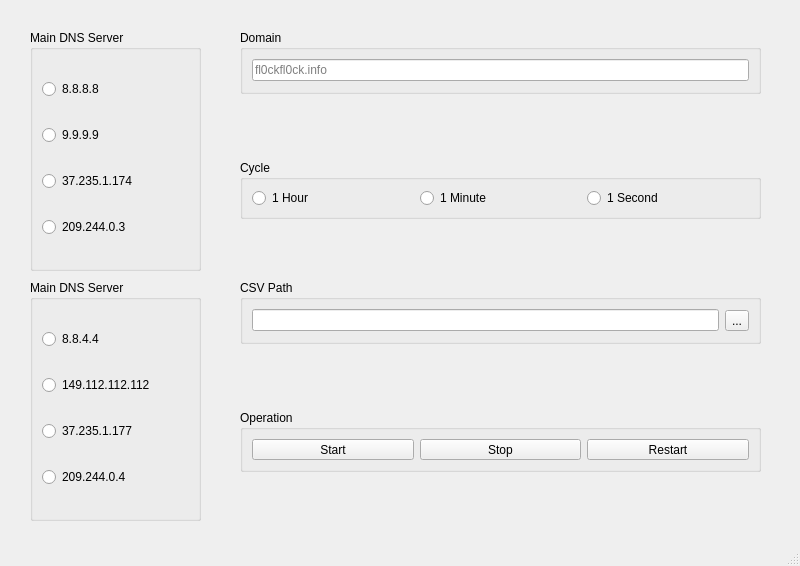
<?xml version="1.0" encoding="UTF-8"?>
<ui version="4.0">
 <class>MainWindow</class>
 <widget class="QMainWindow" name="MainWindow">
  <property name="geometry">
   <rect>
    <x>0</x>
    <y>0</y>
    <width>800</width>
    <height>566</height>
   </rect>
  </property>
  <property name="windowTitle">
   <string>MainWindow</string>
  </property>
  <widget class="QWidget" name="centralwidget">
   <widget class="QGroupBox" name="grpMainDNS">
    <property name="geometry">
     <rect>
      <x>30</x>
      <y>30</y>
      <width>171</width>
      <height>241</height>
     </rect>
    </property>
    <property name="title">
     <string>Main DNS Server</string>
    </property>
    <layout class="QVBoxLayout" name="verticalLayout">
     <item>
      <widget class="QRadioButton" name="dnsGoogleMain">
       <property name="text">
        <string>8.8.8.8</string>
       </property>
      </widget>
     </item>
     <item>
      <widget class="QRadioButton" name="dnsQuadMain">
       <property name="text">
        <string>9.9.9.9</string>
       </property>
      </widget>
     </item>
     <item>
      <widget class="QRadioButton" name="dnsFreeMain">
       <property name="text">
        <string>37.235.1.174</string>
       </property>
      </widget>
     </item>
     <item>
      <widget class="QRadioButton" name="dnsLevelMain">
       <property name="text">
        <string>209.244.0.3</string>
       </property>
      </widget>
     </item>
    </layout>
   </widget>
   <widget class="QGroupBox" name="grpSubDNS">
    <property name="geometry">
     <rect>
      <x>30</x>
      <y>280</y>
      <width>171</width>
      <height>241</height>
     </rect>
    </property>
    <property name="title">
     <string>Main DNS Server</string>
    </property>
    <layout class="QVBoxLayout" name="verticalLayout_2">
     <item>
      <widget class="QRadioButton" name="dnsGoogleSub">
       <property name="text">
        <string>8.8.4.4</string>
       </property>
      </widget>
     </item>
     <item>
      <widget class="QRadioButton" name="dnsQuadSub">
       <property name="text">
        <string>149.112.112.112</string>
       </property>
      </widget>
     </item>
     <item>
      <widget class="QRadioButton" name="dnsFreeSub">
       <property name="text">
        <string>37.235.1.177</string>
       </property>
      </widget>
     </item>
     <item>
      <widget class="QRadioButton" name="dnsLevelSub">
       <property name="text">
        <string>209.244.0.4</string>
       </property>
      </widget>
     </item>
    </layout>
   </widget>
   <widget class="QGroupBox" name="grpDomain">
    <property name="geometry">
     <rect>
      <x>240</x>
      <y>30</y>
      <width>521</width>
      <height>64</height>
     </rect>
    </property>
    <property name="title">
     <string>Domain</string>
    </property>
    <layout class="QVBoxLayout" name="verticalLayout_3">
     <item>
      <widget class="QLineEdit" name="lineDomain">
       <property name="placeholderText">
        <string>fl0ckfl0ck.info</string>
       </property>
      </widget>
     </item>
    </layout>
   </widget>
   <widget class="QGroupBox" name="grpCycle">
    <property name="geometry">
     <rect>
      <x>240</x>
      <y>160</y>
      <width>521</width>
      <height>59</height>
     </rect>
    </property>
    <property name="title">
     <string>Cycle</string>
    </property>
    <layout class="QHBoxLayout" name="horizontalLayout">
     <item>
      <widget class="QRadioButton" name="cycleHour">
       <property name="text">
        <string>1 Hour</string>
       </property>
      </widget>
     </item>
     <item>
      <widget class="QRadioButton" name="cycleMinute">
       <property name="text">
        <string>1 Minute</string>
       </property>
      </widget>
     </item>
     <item>
      <widget class="QRadioButton" name="cycleSecond">
       <property name="text">
        <string>1 Second</string>
       </property>
      </widget>
     </item>
    </layout>
   </widget>
   <widget class="QGroupBox" name="grpCSV">
    <property name="geometry">
     <rect>
      <x>240</x>
      <y>280</y>
      <width>521</width>
      <height>64</height>
     </rect>
    </property>
    <property name="title">
     <string>CSV Path</string>
    </property>
    <layout class="QHBoxLayout" name="horizontalLayout_2">
     <item>
      <widget class="QLineEdit" name="lineCSV"/>
     </item>
     <item>
      <widget class="QToolButton" name="btnCSV">
       <property name="text">
        <string>...</string>
       </property>
      </widget>
     </item>
    </layout>
   </widget>
   <widget class="QGroupBox" name="grpOperation">
    <property name="geometry">
     <rect>
      <x>240</x>
      <y>410</y>
      <width>521</width>
      <height>62</height>
     </rect>
    </property>
    <property name="title">
     <string>Operation</string>
    </property>
    <layout class="QHBoxLayout" name="horizontalLayout_3">
     <item>
      <widget class="QPushButton" name="btnStart">
       <property name="text">
        <string>Start</string>
       </property>
      </widget>
     </item>
     <item>
      <widget class="QPushButton" name="btnStop">
       <property name="text">
        <string>Stop</string>
       </property>
      </widget>
     </item>
     <item>
      <widget class="QPushButton" name="btnRestart">
       <property name="text">
        <string>Restart</string>
       </property>
      </widget>
     </item>
    </layout>
   </widget>
  </widget>
  <widget class="QMenuBar" name="menubar">
   <property name="geometry">
    <rect>
     <x>0</x>
     <y>0</y>
     <width>800</width>
     <height>24</height>
    </rect>
   </property>
  </widget>
  <widget class="QStatusBar" name="statusbar"/>
 </widget>
 <resources/>
 <connections/>
</ui>
